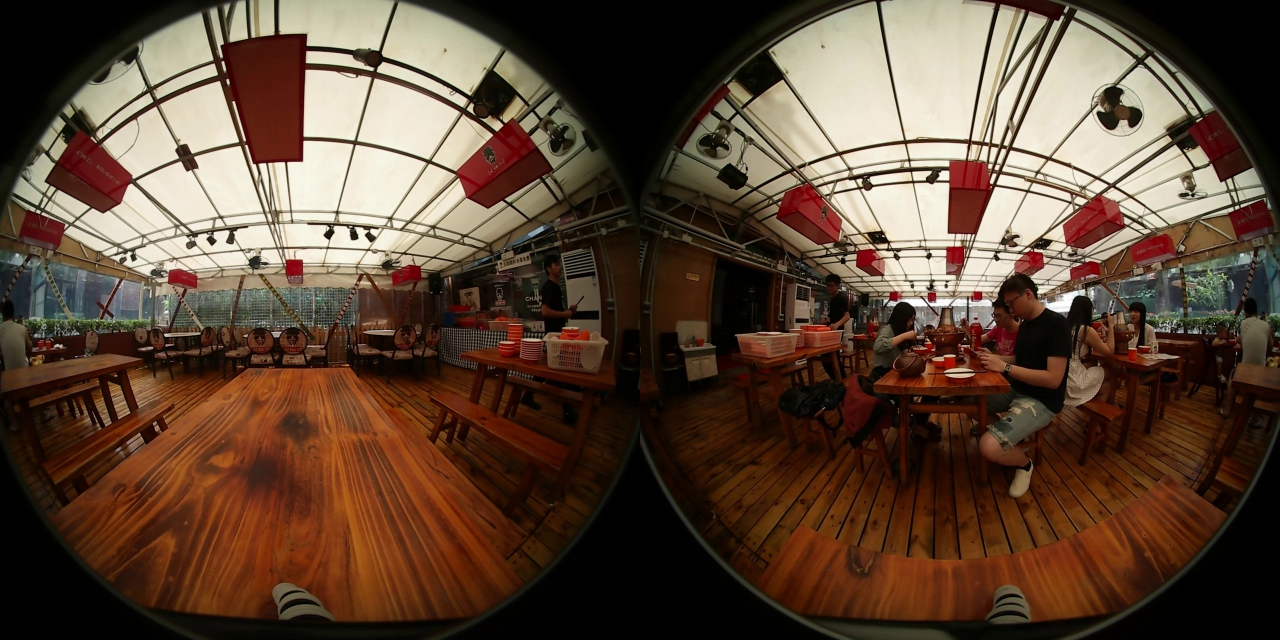
#> input picture test_blend/video2/frame0.jpg, 2560 x 1280 px (shown at 1/2 size)
$ python blend_test.py
#> lines starting #> are read from the running program, lines starting #| are printed output that depends on the picture; after the words box and inside, x2 and y2 are one past the last pixel; in counts of white or black regions, pixels touching at a corner belong together
### test_blend/utils.py
import cv2
import numpy as np


#params for ShiTomasi corner detection
feature_params = dict( maxCorners = 200,
						   qualityLevel = 0.005,
						   minDistance = 5,
						   blockSize = 5 )

# [6 lines of commented-out code are left out]
lk_params = dict( winSize  = (5,5),
					  maxLevel = 2,
					  criteria = (cv2.TERM_CRITERIA_EPS | cv2.TERM_CRITERIA_COUNT, 10, 0.03))

MIN_MATCH_COUNT = 4


###################### from xy ###############################
def get_theta_phi_2(x_proj, y_proj, W, H, fov):
    theta_alt = x_proj * fov / W
    phi_alt = y_proj * np.pi / H

    x = np.sin(theta_alt) * np.cos(phi_alt)
    y = np.sin(phi_alt)
    z = np.cos(theta_alt) * np.cos(phi_alt)

    return np.arctan2(y, x), np.arctan2(np.sqrt(x**2 + y**2), z)


def buildmap_2(Ws, Hs, Wd, Hd, fov=180.0):
    fov = fov * np.pi / 180.0

    # cartesian coordinates of the projected (square) image
    ys, xs = np.indices((Hs, Ws), np.float32)
    y_proj = Hs / 2.0 - ys
    x_proj = xs - Ws / 2.0

    # spherical coordinates
    theta, phi = get_theta_phi_2(x_proj, y_proj, Ws, Hs, fov)

    # polar coordinates (of the fisheye image)
    p = Hd * phi / fov

    # cartesian coordinates of the fisheye image
    y_fish = p * np.sin(theta)
    x_fish = p * np.cos(theta)

    ymap = Hd / 2.0 - y_fish
    xmap = Wd / 2.0 + x_fish
    return xmap, ymap


def imgLabeling2(img1, img2, img3, img4, maskSize, xoffsetL, xoffsetR):
    if len(img1.shape) == 3:
        errL = np.sum(np.square(img1.astype(np.float64) -
                                img2.astype(np.float64)), axis=2)
        errR = np.sum(np.square(img3.astype(np.float64) -
                                img4.astype(np.float64)), axis=2)
    else:
        errL = np.square(img1.astype(np.float64) - img2.astype(np.float64))
        errR = np.square(img3.astype(np.float64) - img4.astype(np.float64))
    EL = np.zeros(errL.shape, np.float64)
    ER = np.zeros(errR.shape, np.float64)
    EL[0] = errL[0]
    ER[0] = errR[0]
    for i in range(1, maskSize[1]):
        EL[i, 0] = errL[i, 0] + min(EL[i - 1, 0], EL[i - 1, 1])
        ER[i, 0] = errR[i, 0] + min(ER[i - 1, 0], ER[i - 1, 1])
		#ER, EL not necessarily of the same shape
        for j in range(1, EL.shape[1] - 1):
            EL[i, j] = errL[i, j] + \
                min(EL[i - 1, j - 1], EL[i - 1, j], EL[i - 1, j + 1])
        for j in range(1, ER.shape[1] - 1):
            ER[i, j] = errR[i, j] + \
                min(ER[i - 1, j - 1], ER[i - 1, j], ER[i - 1, j + 1])
        EL[i, -1] = errL[i, -1] + min(EL[i - 1, -1], EL[i - 1, -2])
        ER[i, -1] = errR[i, -1] + min(ER[i - 1, -1], ER[i - 1, -2])

    minlocL = np.argmin(EL, axis=1) + xoffsetL
    minlocR = np.argmin(ER, axis=1) + xoffsetR
    mask = np.ones((maskSize[1], maskSize[0], 3), np.float64)
    for i in range(maskSize[1]):
        mask[i, minlocL[i]:minlocR[i]] = 0
        mask[i, minlocL[i]] = 0.5
        mask[i, minlocR[i]] = 0.5
    return mask

def GaussianPyramid(img, leveln):
    GP = [img]
    for i in range(leveln - 1):
        GP.append(cv2.pyrDown(GP[i]))
    return GP


def LaplacianPyramid(img, leveln):
    LP = []
    for i in range(leveln - 1):
        next_img = cv2.pyrDown(img)
        LP.append(img - cv2.pyrUp(next_img, img.shape[1::-1]))
        img = next_img
    LP.append(img)
    return LP


def blend_pyramid(LPA, LPB, MP):
    blended = []
    for i, M in enumerate(MP):
        blended.append(LPA[i] * M + LPB[i] * (1.0 - M))
    return blended


def reconstruct(LS):
    img = LS[-1]
    for lev_img in LS[-2::-1]:
        img = cv2.pyrUp(img, lev_img.shape[1::-1])
        img += lev_img
    return img


def multi_band_blending(img1, img2, mask, leveln=6):
    max_leveln = int(np.floor(
        np.log2(min(img1.shape[0], img1.shape[1], img2.shape[0], img2.shape[1]))))
    if leveln is None:
        leveln = max_leveln
    if leveln < 1 or leveln > max_leveln:
        print ( "warning: inappropriate number of leveln")
        leveln = max_leveln

    # Get Gaussian pyramid and Laplacian pyramid
    MP = GaussianPyramid(mask, leveln)
    LPA = LaplacianPyramid(img1.astype(np.float64), leveln)
    LPB = LaplacianPyramid(img2.astype(np.float64), leveln)
    # Blend two Laplacian pyramidspass
    blended = blend_pyramid(LPA, LPB, MP)

    # Reconstruction process
    result = reconstruct(blended)
    result[result > 255] = 255
    result[result < 0] = 0

    return result


###################### from xy ###############################


# [54 lines left out: functions get_overlap_regions2, checkedTrace, draw_optical_pts, not called in this run]

def right_image_to_middle(im_right,ol_l,ol_r):
	hr,wr = im_right.shape[:2]
	result = np.zeros((hr, wr*2 - (ol_l+ol_r),3), np.uint8)
	wr_half = int(wr/2)
	result[:,wr_half - ol_l:wr_half+wr - ol_l,:] = im_right
	return result


# [28 lines left out: function stitch_to_middle, not called in this run]


### test_blend/blend_test.py
import cv2
import numpy as np
from matplotlib import pyplot as plt
import utils


#params for ShiTomasi corner detection
feature_params = dict( maxCorners = 200,
						   qualityLevel = 0.005,
						   minDistance = 5,
						   blockSize = 5 )

# [6 lines of commented-out code are left out]
lk_params = dict( winSize  = (10,10),
					  maxLevel = 2,
					  criteria = (cv2.TERM_CRITERIA_EPS | cv2.TERM_CRITERIA_COUNT, 10, 0.03))

MIN_MATCH_COUNT = 4


def get_overlap_regions2(im_left,im_right,overlap_width_l,overlap_width_r):
	hl,wl = im_left.shape[:2]

	im_left_left = im_left[:,:overlap_width_r,:]
	im_left_right = im_left[:,wl - overlap_width_l : wl,:]

	im_right_left = im_right[:,:overlap_width_l,:]
	im_right_right = im_right[:,wl - overlap_width_r : wl,:]

	return im_left_left,im_left_right,im_right_left,im_right_right


def checkedTrace(img0, img1, p0, back_threshold = 1.0):
    p1, st, err = cv2.calcOpticalFlowPyrLK(img0, img1, p0, None, **lk_params)
    p0r, st, err = cv2.calcOpticalFlowPyrLK(img1, img0, p1, None, **lk_params)
    d = abs(p0-p0r).reshape(-1, 2).max(-1)
    status = d < back_threshold
    return p1, status


def draw_optical_pts(src_org,dst_org,method="good"):
	src_track = cv2.cvtColor(src_org, cv2.COLOR_BGR2GRAY)
	dst_track = cv2.cvtColor(dst_org, cv2.COLOR_BGR2GRAY)

	# src_clone = src_org
	# dst_clone = dst_org
	src_clone = np.copy(src_org)
	dst_clone = np.copy(dst_org)

	if(method == "good"):
		p_src = cv2.goodFeaturesToTrack(src_track, mask = None, **feature_params)
	elif (method == "sift"):
		sift = cv2.xfeatures2d.SIFT_create()
		kp, des = sift.detectAndCompute(src_org, None)
		p_src = np.float32([kp[idx].pt for idx in range(len(kp))]).reshape(-1, 1, 2)
	else:
		p_src = []

	p_dst,st = checkedTrace(src_track,dst_track,p_src)
	good_src_pt = p_src[st == 1]
	good_dst_pt = p_dst[st == 1]


	corners = np.int0(p_src)
	for i in corners:
		x,y = i.ravel()
		cv2.circle(src_clone,(x,y),3,(255,255,0),-1)

	for i,(dst_pt,src_pt) in enumerate(zip(good_dst_pt,good_src_pt)):
		a,b = dst_pt.ravel()
		c,d = src_pt.ravel()
		cv2.circle(dst_clone,(a,b),3,(0,0,255),-1)
		cv2.circle(src_clone,(c,d),3,(0,0,255),-1)


	combined_im = np.concatenate((src_clone,dst_clone),axis=1)
	return combined_im,good_src_pt,good_dst_pt


def right_image_to_middle(im_right,ol_l,ol_r):
	hr,wr = im_right.shape[:2]
	result = np.zeros((hr, wr*2 ,3), np.uint8)
	wr_half = int(wr/2)
	result[:,wr_half - ol_l:wr_half+wr - ol_l,:] = im_right
	return result
#input is the orgin unwarp left image and unwarp write image
#but the coordinate of good_new and good_old are in the new image
def stitch_to_middle_blend(old_img,good_old,new_img,good_new,overlap_width_l,overlap_width_r):
	if len(good_new)>MIN_MATCH_COUNT:
		src_pts = np.float32([ good_new]).reshape(-1,1,2)
		dst_pts = np.float32([ good_old]).reshape(-1,1,2)


		M, mask1 = cv2.findHomography(src_pts, dst_pts, cv2.RANSAC,1.0)
		matchesMask = mask1.ravel().tolist()

		height,width = old_img.shape[:2]
		w_half = int(width/2)

		#image that focus on the left part
		right_to_warp = right_image_to_middle(new_img,overlap_width_l,overlap_width_r)
		warp_img1 = cv2.warpPerspective(right_to_warp, M, (width*2, height))


		warp_img2 = np.zeros((height, width*2,3), np.uint8)
		warp_img2[:,:int(width/2),:] = old_img[:,int(width/2):width,:]
		warp_img2[:,int(width*1.5)-(overlap_width_l+overlap_width_r):width*2-(overlap_width_l+overlap_width_r),:] = old_img[:,:int(width/2),:]

		im_ll,im_lr,im_rl,im_rr = get_overlap_regions2(unwarp_left,unwarp_right,overlap_width_l,overlap_width_r)

		x_offset_l = int(width*0.5) - overlap_width_l
		x_offset_r = int(width*1.5) - (overlap_width_l+overlap_width_r)
		mask = utils.imgLabeling2(im_lr,im_rl,im_ll,im_rr,(2560,1280),x_offset_l,x_offset_r)

		#fill the gap in the origin mask
		warp1_and_mask = warp_img1 + mask*255
		warp1_gap = warp1_and_mask == 0
		warp1_gap = warp1_gap.astype(int) * 1

		mask = mask + warp1_gap
		plt.imshow(mask),plt.show()
		labeled =  warp_img2 * mask  + warp_img1 * (1 - mask)

		warp1_and_mask = (1-mask)*warp_img1 + mask*255
		cv2.imwrite('video2/stitch_result/warp1_and_mask.png',warp1_and_mask)

		blended = utils.multi_band_blending(warp_img2, warp_img1, mask, 2)
		# cv2.imshow('p', blended.astype(np.uint8))
		# cv2.waitKey(0)
		cv2.imwrite('video2/stitch_result/stitch_result_l_'+str(overlap_width_l)+'_r'+str(overlap_width_r)+'_multi_blend.png',blended)


		# cv2.imshow('labeled',labeled.astype(np.uint8))
		# cv2.waitKey(0)
		cv2.imwrite('video2/stitch_result/stitch_result_l_'+str(overlap_width_l)+'_r'+str(overlap_width_r)+'_labeled_blend.png',labeled)
		#cv2.imwrite('video2/stitch_result/stitch_result_l_'+str(overlap_width_l)+'_r'+str(overlap_width_r)+'_blend.png',warp_img)


	else:
		print ("draw stitched Not enough matches are found - %d/%d" )


# [32 lines left out: function stitch_to_middle, not called in this run]


#retrie the images
if __name__ == "__main__":
	img = cv2.imread('video2/frame0.jpg', cv2.IMREAD_COLOR)
#> img is the input picture: shape (1280, 2560, 3); mean B, G, R 53.7, 69.9, 92.1
	im_left = img[:,:1280,:]
	im_right = img[:,1280:,:]

	h,w = im_left.shape[:2]
	fov = 193
	overlap_width_l = 82
	overlap_width_r = 82


	xmap,ymap = utils.buildmap_2(w,h,w,h,fov)
	unwarp_left = cv2.remap(im_left, xmap, ymap, cv2.INTER_LINEAR)
	unwarp_right = cv2.remap(im_right, xmap, ymap, cv2.INTER_LINEAR)


	im_ll,im_lr,im_rl,im_rr = get_overlap_regions2(unwarp_left,unwarp_right,overlap_width_l,overlap_width_r)

	#get optical flow pts and check the result
	combined_ll_rr,good_llrr_src,good_llrr_dst = draw_optical_pts(im_ll,im_rr)
#> in draw_optical_pts, `p_src = cv2.goodFeaturesToTrack(src_track, mask = None, **feature_para..`: p_src = 199 rows, first 8: [43, 491], [49, 453], [30, 491], [21, 449], [48, 482], [20, 425], [32, 453], [43, 471]
#> in checkedTrace, `p1, st, err = cv2.calcOpticalFlowPyrLK(img0, img1, p0, None, **lk_para..`: p1 = 199 rows, first 8: [47.56, 483.2], [54.32, 444.4], [34.43, 483.1], [31.16, 440.1], [52.84, 474], [31.65, 415], [37.49, 444.1], [47.89, 462.9]; st = 199 values, max 1 at index 0, min 0 at index 10, mean 0.714; err = 199 values, max 96.49 at index 135, min -3e-18 at index 44, mean 8.1
#> in checkedTrace, `p0r, st, err = cv2.calcOpticalFlowPyrLK(img1, img0, p1, None, **lk_par..`: p0r = 199 rows, first 8: [43, 491], [49, 453], [29.98, 491], [20.99, 449], [48, 482], [19.94, 425], [32.06, 453], [43.01, 471]; st = 199 values, max 1 at index 0, min 0 at index 10, mean 0.658; err = 199 values, max 32.78 at index 101, min 0 at index 10, mean 6.37
#> in checkedTrace, `d = abs(p0-p0r).reshape(-1, 2).max(-1)`: d = 199 values, max 328.8 at index 187, min 0.00328 at index 12, mean 17.42
#> in draw_optical_pts, `p_dst,st = checkedTrace(src_track,dst_track,p_src)`: p_dst has the same summary as p1 in checkedTrace
#> in draw_optical_pts, `good_src_pt = p_src[st == 1]`: good_src_pt = 103 rows, first 8: [43, 491], [49, 453], [30, 491], [21, 449], [48, 482], [20, 425], [32, 453], [43, 471]
#> in draw_optical_pts, `good_dst_pt = p_dst[st == 1]`: good_dst_pt = 103 rows, first 8: [47.56, 483.2], [54.32, 444.4], [34.43, 483.1], [31.16, 440.1], [52.84, 474], [31.65, 415], [37.49, 444.1], [47.89, 462.9]
#> in draw_optical_pts, `corners = np.int0(p_src)`: corners has the same summary as p_src
#> the loop in draw_optical_pts, `for i in corners:` made 199 passes
#> after the loop in draw_optical_pts, `for i in corners:`:
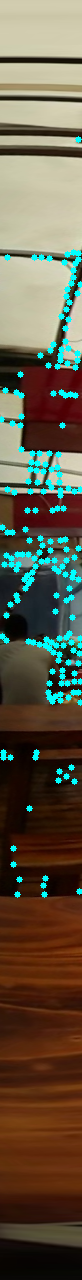
#> src_clone: shape (1280, 82, 3); mean B, G, R 71.2, 89.8, 97.6
#> the loop in draw_optical_pts, `for i,(dst_pt,src_pt) in enumerate(zip(good_dst_pt,good_src_pt)):` made 103 passes
#> (a, b, c, d) on passes 1 to 8: (47.56, 483.2, 43, 491), (54.32, 444.4, 49, 453), (34.43, 483.1, 30, 491), (31.16, 440.1, 21, 449), (52.84, 474, 48, 482), (31.65, 415, 20, 425), (37.49, 444.1, 32, 453), (47.89, 462.9, 43, 471)
#> good_llrr_src has the same summary as good_src_pt in draw_optical_pts; good_llrr_dst has the same summary as good_dst_pt in draw_optical_pts
	combined_rrll,good_rrll_src,good_rrll_dst = draw_optical_pts(im_rr,im_ll)
#> call 2 of draw_optical_pts, with method = 'good'
#> in draw_optical_pts (call 2), `p_src = cv2.goodFeaturesToTrack(src_track, mask = None, **feature_para..`: p_src = 200 rows, first 8: [54, 445], [45, 482], [35, 483], [32, 440], [52, 474], [32, 414], [41, 462], [38, 444]
#> in checkedTrace (call 2), `p1, st, err = cv2.calcOpticalFlowPyrLK(img0, img1, p0, None, **lk_para..`: p1 = 200 rows, first 8: [48.73, 453.6], [40.43, 489.9], [30.57, 490.9], [21.82, 448.9], [47.18, 482.1], [20.22, 423.9], [35.67, 470.2], [32.5, 452.8]; st = 200 values, max 1 at index 0, min 0 at index 82, mean 0.815; err = 200 values, max 5.35e+13 at index 188, min -4.31e+18 at index 194, mean -1.29e+17
#> in checkedTrace (call 2), `p0r, st, err = cv2.calcOpticalFlowPyrLK(img1, img0, p1, None, **lk_par..`: p0r = 200 rows, first 8: [54.01, 445], [45.01, 482], [35, 483], [31.99, 440], [52, 474], [31.91, 414], [40.94, 462], [38.05, 444]; st = 200 values, max 1 at index 0, min 0 at index 19, mean 0.68; err = 200 values, max 41.43 at index 37, min 0 at index 19, mean 6.63
#> in draw_optical_pts (call 2), `p_dst,st = checkedTrace(src_track,dst_track,p_src)`: p_dst has the same summary as p1 in checkedTrace
#> in draw_optical_pts (call 2), `good_src_pt = p_src[st == 1]`: good_src_pt = 112 rows, first 8: [54, 445], [45, 482], [35, 483], [32, 440], [52, 474], [32, 414], [41, 462], [38, 444]
#> in draw_optical_pts (call 2), `good_dst_pt = p_dst[st == 1]`: good_dst_pt = 112 rows, first 8: [48.73, 453.6], [40.43, 489.9], [30.57, 490.9], [21.82, 448.9], [47.18, 482.1], [20.22, 423.9], [35.67, 470.2], [32.5, 452.8]
#> in draw_optical_pts (call 2), `corners = np.int0(p_src)`: corners has the same summary as p_src
#> the loop in draw_optical_pts (call 2), `for i in corners:` made 200 passes
#> after the loop in draw_optical_pts (call 2), `for i in corners:`:
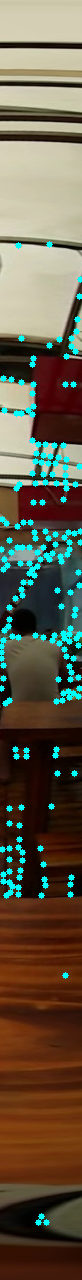
#> src_clone: shape (1280, 82, 3); mean B, G, R 73.1, 91.7, 99.5
#> the loop in draw_optical_pts (call 2), `for i,(dst_pt,src_pt) in enumerate(zip(good_dst_pt,good_src_pt)):` made 112 passes
#> (a, b, c, d) on passes 1 to 8: (48.73, 453.6, 54, 445), (40.43, 489.9, 45, 482), (30.57, 490.9, 35, 483), (21.82, 448.9, 32, 440), (47.18, 482.1, 52, 474), (20.22, 423.9, 32, 414), (35.67, 470.2, 41, 462), (32.5, 452.8, 38, 444)


	# cv2.imwrite('video2_overlap/combined_ll_rr'+str(overlap_width_r)+'good.png',combined_ll_rr)
	# cv2.imwrite('video2_overlap/combined_rr_ll'+str(overlap_width_r)+'good.png',combined_rrll)

	combined_lr_rl ,good_lr_rl_src,good_lr_rl_dst = draw_optical_pts(im_lr,im_rl)
#> call 3 of draw_optical_pts, with method = 'good'
#> the loop in draw_optical_pts (call 3), `for i in corners:` made 129 passes
#> i on passes 1 to 8: [[34, 325]], [[45, 326]], [[60, 248]], [[33, 368]], [[32, 338]], [[35, 313]], [[37, 295]], [[58, 365]]
#> after the loop in draw_optical_pts (call 3), `for i in corners:`:
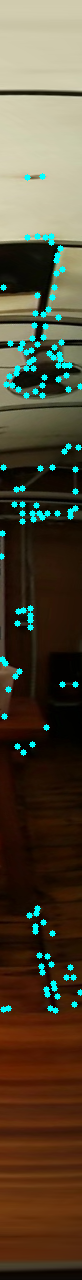
#> src_clone: shape (1280, 82, 3); mean B, G, R 53.6, 73.4, 83.3
#> the loop in draw_optical_pts (call 3), `for i,(dst_pt,src_pt) in enumerate(zip(good_dst_pt,good_src_pt)):` made 53 passes
#> (dst_pt, src_pt) on passes 1 to 8: ([[20.8, 336.7]], [[34, 325]]), ([[31.77, 337.3]], [[45, 326]]), ([[42.26, 259.9]], [[60, 248]]), ([[20.32, 378.8]], [[33, 368]]), ([[19.22, 349.3]], [[32, 338]]), ([[21.05, 324.8]], [[35, 313]]), ([[22.28, 307.1]], [[37, 295]]), ([[45.65, 375.5]], [[58, 365]])
#> in draw_optical_pts (call 3), `combined_im = np.concatenate((src_clone,dst_clone),axis=1)`:
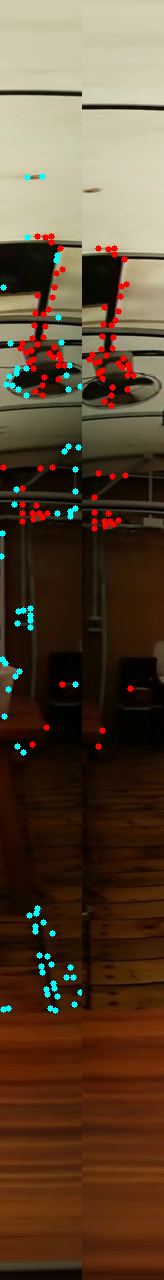
#> combined_im: shape (1280, 164, 3); mean B, G, R 49.5, 69.9, 90.9
	combined_rl_lr ,good_rl_lr_src,good_rl_lr_dst = draw_optical_pts(im_rl,im_lr)
#> call 4 of draw_optical_pts, with method = 'good'
#> the loop in draw_optical_pts (call 4), `for i in corners:` made 150 passes
#> i on passes 1 to 8: [[21, 337]], [[42, 260]], [[31, 337]], [[20, 379]], [[45, 376]], [[20, 349]], [[45, 389]], [[22, 307]]
#> after the loop in draw_optical_pts (call 4), `for i in corners:`:
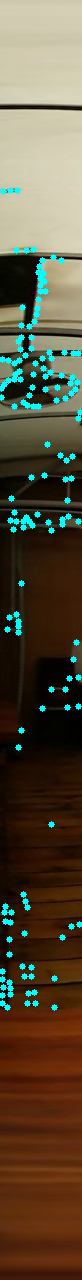
#> src_clone: shape (1280, 82, 3); mean B, G, R 58.6, 79.2, 89.4
#> the loop in draw_optical_pts (call 4), `for i,(dst_pt,src_pt) in enumerate(zip(good_dst_pt,good_src_pt)):` made 60 passes
#> (dst_pt, src_pt) on passes 1 to 8: ([[34.19, 325.2]], [[21, 337]]), ([[59.74, 248.1]], [[42, 260]]), ([[44.24, 325.7]], [[31, 337]]), ([[32.67, 368.2]], [[20, 379]]), ([[57.37, 365.4]], [[45, 376]]), ([[32.78, 337.7]], [[20, 349]]), ([[57.59, 378.7]], [[45, 389]]), ([[36.72, 294.9]], [[22, 307]])

	# cv2.imwrite('video2_overlap/combined_lr_rl'+str(overlap_width_l)+'good.png',combined_lr_rl)
	# cv2.imwrite('video2_overlap/combined_rl_lr'+str(overlap_width_l)+'good.png',combined_rl_lr)


	#shift the pts
	ll_rr_shift = int(w*1.5) - (overlap_width_l + overlap_width_r)
	lr_rl_shift = int(w*0.5) - overlap_width_l


	ll_rr_shift_arr = np.array((ll_rr_shift,0))
	lr_rl_shift_arr = np.array((lr_rl_shift,0))


	good_llrr_dst = good_llrr_dst+ll_rr_shift_arr
	good_llrr_src = good_llrr_src+ll_rr_shift_arr
	good_rrll_src = good_rrll_src+ll_rr_shift_arr
	good_rrll_dst = good_rrll_dst+ll_rr_shift_arr


	good_lr_rl_dst = good_lr_rl_dst+lr_rl_shift_arr
	good_lr_rl_src = good_lr_rl_src+lr_rl_shift_arr
	good_rl_lr_src = good_rl_lr_src+lr_rl_shift_arr
	good_rl_lr_dst = good_rl_lr_dst+lr_rl_shift_arr


	good_left = np.concatenate((good_lr_rl_src,good_rl_lr_dst,good_llrr_src,good_rrll_dst),axis = 0)
	good_right = np.concatenate((good_lr_rl_dst,good_rl_lr_src,good_llrr_dst,good_rrll_src),axis = 0)


	print(len(good_left))
#| 328
	print(len(good_right))
#| 328

	right_middle = utils.right_image_to_middle(unwarp_right,overlap_width_l,overlap_width_r)
	# stitch_result,H = utils.stitch_to_middle(unwarp_left,good_left,right_middle,good_right,overlap_width_l,overlap_width_r)
	# cv2.imwrite('video2/stitch_result/stitch_result_optical_winsize_10.png',stitch_result)
	stitch_to_middle_blend(unwarp_left,good_left,unwarp_right,good_right,overlap_width_l,overlap_width_r)
#> in imgLabeling2, `EL[0] = errL[0]`:
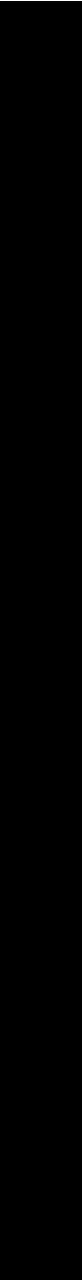
#> EL: shape (1280, 82) float64; values 0 (black) and 3 (white), 0.08% white in thin lines or dots, all inside (x1, y1, x2, y2) = (0, 0, 82, 1)
#> in stitch_to_middle_blend, `mask = mask + warp1_gap`:
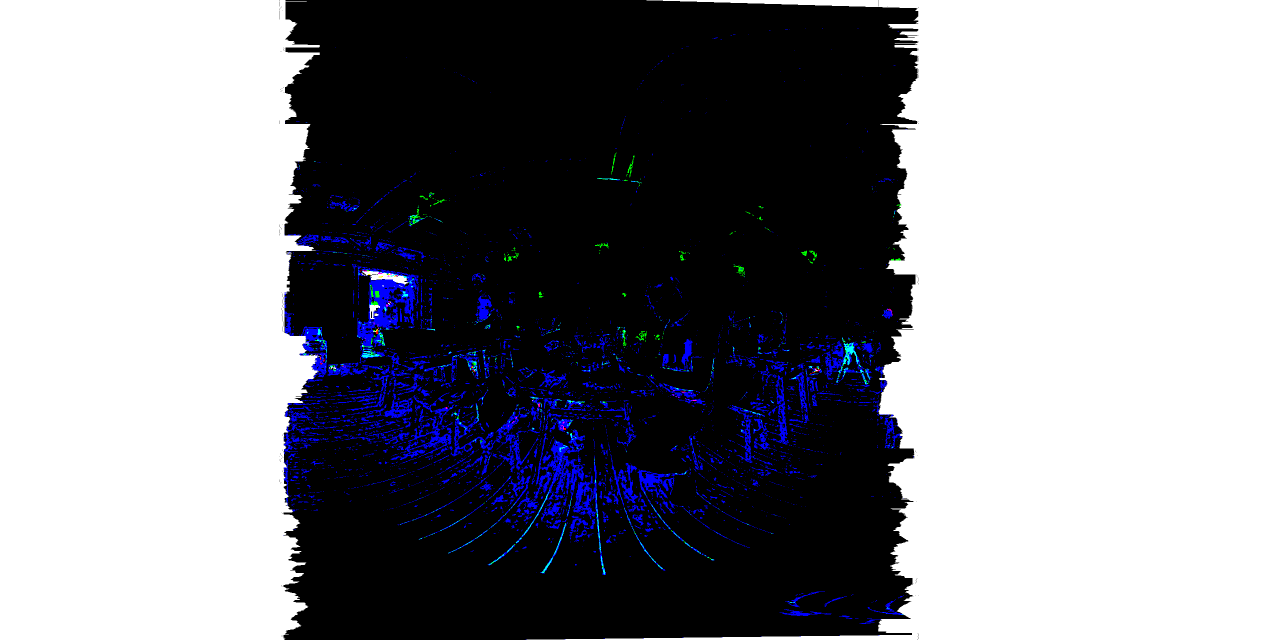
#> mask: shape (1280, 2560, 3) float64 (shown at 1/2 size); mean B, G, R 0.555, 0.531, 0.529
#> the loop in blend_pyramid, `for i, M in enumerate(MP):` made 2 passes
#> the loop in reconstruct, `for lev_img in LS[-2::-1]:` made 1 pass


	cv2.waitKey(0)
	cv2.destroyAllWindows()


#check the stitch result
